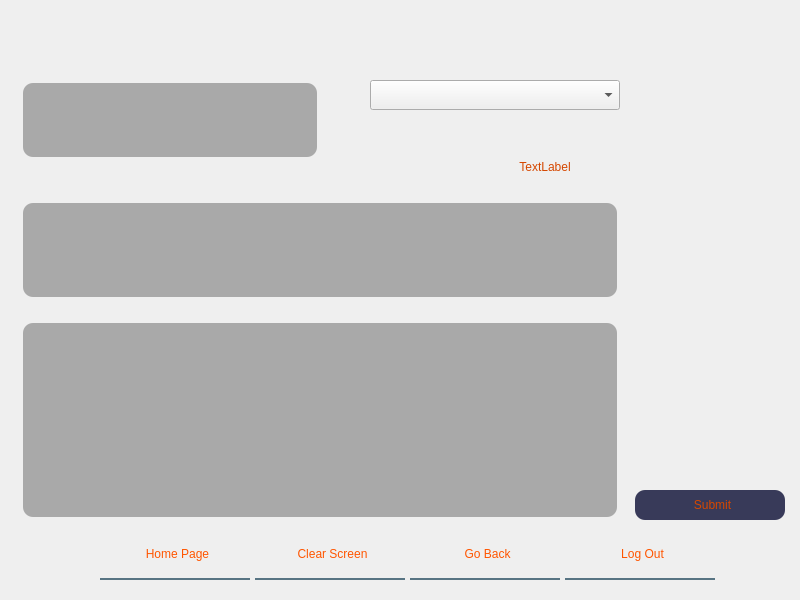
<?xml version="1.0" encoding="UTF-8"?>
<ui version="4.0">
 <class>Dialog</class>
 <widget class="QDialog" name="Dialog">
  <property name="geometry">
   <rect>
    <x>0</x>
    <y>0</y>
    <width>800</width>
    <height>600</height>
   </rect>
  </property>
  <property name="windowTitle">
   <string>Dialog</string>
  </property>
  <widget class="QWidget" name="widget" native="true">
   <property name="geometry">
    <rect>
     <x>0</x>
     <y>0</y>
     <width>800</width>
     <height>600</height>
    </rect>
   </property>
   <property name="sizePolicy">
    <sizepolicy hsizetype="Expanding" vsizetype="Expanding">
     <horstretch>138</horstretch>
     <verstretch>80</verstretch>
    </sizepolicy>
   </property>
   <property name="minimumSize">
    <size>
     <width>400</width>
     <height>400</height>
    </size>
   </property>
   <property name="maximumSize">
    <size>
     <width>1380</width>
     <height>800</height>
    </size>
   </property>
   <property name="baseSize">
    <size>
     <width>400</width>
     <height>400</height>
    </size>
   </property>
   <property name="tabletTracking">
    <bool>false</bool>
   </property>
   <property name="styleSheet">
    <string notr="true">QWidget#widget{
	background-image: url(:/images/daisieskindle4 (2).jpg);
}</string>
   </property>
   <widget class="QTextEdit" name="textEdit">
    <property name="geometry">
     <rect>
      <x>20</x>
      <y>320</y>
      <width>600</width>
      <height>200</height>
     </rect>
    </property>
    <property name="styleSheet">
     <string notr="true">QTextEdit{
	background-color: rgba(0, 0, 0, 75);
	color: rgb(220, 220, 220);
	border-radius: 10px;
	margin: 3px;
	padding: 5px;
}

QTextEdit:hover{
	border: 3px solid rgb(230, 208, 255);
}</string>
    </property>
   </widget>
   <widget class="QTextBrowser" name="textBrowser">
    <property name="geometry">
     <rect>
      <x>20</x>
      <y>200</y>
      <width>600</width>
      <height>100</height>
     </rect>
    </property>
    <property name="styleSheet">
     <string notr="true">QTextBrowser{
	background-color: rgba(0, 0, 0, 75);
	color: rgb(220, 220, 220);
	border-radius: 10px;
	margin: 3px;
	padding: 5px;
}

QTextBrowser:hover{
	border: 3px solid rgb(230, 208, 255);
}</string>
    </property>
    <property name="html">
     <string>&lt;!DOCTYPE HTML PUBLIC &quot;-//W3C//DTD HTML 4.0//EN&quot; &quot;http://www.w3.org/TR/REC-html40/strict.dtd&quot;&gt;
&lt;html&gt;&lt;head&gt;&lt;meta name=&quot;qrichtext&quot; content=&quot;1&quot; /&gt;&lt;style type=&quot;text/css&quot;&gt;
p, li { white-space: pre-wrap; }
&lt;/style&gt;&lt;/head&gt;&lt;body style=&quot; font-family:'MS Shell Dlg 2'; font-size:8.25pt; font-weight:400; font-style:normal;&quot;&gt;
&lt;p style=&quot;-qt-paragraph-type:empty; margin-top:0px; margin-bottom:0px; margin-left:0px; margin-right:0px; -qt-block-indent:0; text-indent:0px;&quot;&gt;&lt;br /&gt;&lt;/p&gt;&lt;/body&gt;&lt;/html&gt;</string>
    </property>
   </widget>
   <widget class="QComboBox" name="comboBox">
    <property name="geometry">
     <rect>
      <x>370</x>
      <y>80</y>
      <width>250</width>
      <height>30</height>
     </rect>
    </property>
   </widget>
   <widget class="QPushButton" name="submit">
    <property name="geometry">
     <rect>
      <x>635</x>
      <y>490</y>
      <width>150</width>
      <height>30</height>
     </rect>
    </property>
    <property name="styleSheet">
     <string notr="true">QPushButton{
	font: 75 9pt &quot;Constantia&quot;;
	background-color: rgb(56, 58, 89);
	color: rgb(213, 71, 0);
	border: none;
	padding-left: 5px;
	border-radius: 10px;

}

QPushButton:hover{
	background-color: rgba(0, 0, 0, 0);
	border: none;
	border-bottom: 2px solid rgb(255, 85, 0);
	border-bottom-left-radius: 50px;
	border-bottom-right-radius: 50px
}
</string>
    </property>
    <property name="text">
     <string>Submit</string>
    </property>
   </widget>
   <widget class="QTextEdit" name="textEdit_2">
    <property name="geometry">
     <rect>
      <x>20</x>
      <y>80</y>
      <width>300</width>
      <height>80</height>
     </rect>
    </property>
    <property name="styleSheet">
     <string notr="true">QTextEdit{
	background-color: rgba(0, 0, 0, 75);
	color: rgb(220, 220, 220);
	border-radius: 10px;
	margin: 3px;
	padding: 5px;
}

QTextEdit:hover{
	border: 3px solid rgb(230, 208, 255);
}</string>
    </property>
   </widget>
   <widget class="QPushButton" name="clearButton">
    <property name="geometry">
     <rect>
      <x>255</x>
      <y>530</y>
      <width>150</width>
      <height>50</height>
     </rect>
    </property>
    <property name="styleSheet">
     <string notr="true">QPushButton{
	font: 75 9pt &quot;Constantia&quot;;
	color: rgb(255, 85, 0);
	background-color: rgba(0, 0, 0, 0);
	border: none;
	border-bottom: 2px solid rgba(46, 82, 101, 200);
	padding-left: 5px;
}

QPushButton:hover{
	font: 75 9pt &quot;Constantia&quot;;
	color: rgb(255, 85, 0);
	background-color: rgba(0, 0, 0, 0);
	border: none;
	border-bottom: 2px solid rgb(255, 85, 0);
}
</string>
    </property>
    <property name="text">
     <string>Clear Screen</string>
    </property>
   </widget>
   <widget class="QPushButton" name="logout">
    <property name="geometry">
     <rect>
      <x>565</x>
      <y>530</y>
      <width>150</width>
      <height>50</height>
     </rect>
    </property>
    <property name="styleSheet">
     <string notr="true">QPushButton{
	font: 75 9pt &quot;Constantia&quot;;
	color: rgb(255, 85, 0);
	background-color: rgba(0, 0, 0, 0);
	border: none;
	border-bottom: 2px solid rgba(46, 82, 101, 200);
	padding-left: 5px;
}

QPushButton:hover{
	font: 75 9pt &quot;Constantia&quot;;
	color: rgb(255, 85, 0);
	background-color: rgba(0, 0, 0, 0);
	border: none;
	border-bottom: 2px solid rgb(255, 85, 0);
}
</string>
    </property>
    <property name="text">
     <string>Log Out</string>
    </property>
   </widget>
   <widget class="QPushButton" name="home">
    <property name="geometry">
     <rect>
      <x>100</x>
      <y>530</y>
      <width>150</width>
      <height>50</height>
     </rect>
    </property>
    <property name="styleSheet">
     <string notr="true">QPushButton{
	font: 75 9pt &quot;Constantia&quot;;
	color: rgb(255, 85, 0);
	background-color: rgba(0, 0, 0, 0);
	border: none;
	border-bottom: 2px solid rgba(46, 82, 101, 200);
	padding-left: 5px;
}

QPushButton:hover{
	font: 75 9pt &quot;Constantia&quot;;
	color: rgb(255, 85, 0);
	background-color: rgba(0, 0, 0, 0);
	border: none;
	border-bottom: 2px solid rgb(255, 85, 0);
}
</string>
    </property>
    <property name="text">
     <string>Home Page</string>
    </property>
   </widget>
   <widget class="QPushButton" name="goback">
    <property name="geometry">
     <rect>
      <x>410</x>
      <y>530</y>
      <width>150</width>
      <height>50</height>
     </rect>
    </property>
    <property name="styleSheet">
     <string notr="true">QPushButton{
	font: 75 9pt &quot;Constantia&quot;;
	color: rgb(255, 85, 0);
	background-color: rgba(0, 0, 0, 0);
	border: none;
	border-bottom: 2px solid rgba(46, 82, 101, 200);
	padding-left: 5px;
}

QPushButton:hover{
	font: 75 9pt &quot;Constantia&quot;;
	color: rgb(255, 85, 0);
	background-color: rgba(0, 0, 0, 0);
	border: none;
	border-bottom: 2px solid rgb(255, 85, 0);
}
</string>
    </property>
    <property name="text">
     <string>Go Back</string>
    </property>
   </widget>
   <widget class="QLabel" name="titleLabel">
    <property name="geometry">
     <rect>
      <x>370</x>
      <y>152</y>
      <width>350</width>
      <height>30</height>
     </rect>
    </property>
    <property name="styleSheet">
     <string notr="true">QLabel{
	color: rgb(213, 71, 0);
	font: 75 9pt &quot;Constantia&quot;;
}</string>
    </property>
    <property name="text">
     <string>TextLabel</string>
    </property>
    <property name="alignment">
     <set>Qt::AlignCenter</set>
    </property>
   </widget>
  </widget>
 </widget>
 <resources>
  <include location="../resources/resources.qrc"/>
 </resources>
 <connections/>
</ui>
